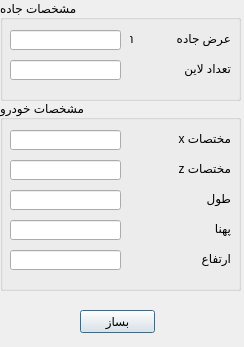
<?xml version="1.0" encoding="UTF-8"?>
<ui version="4.0">
 <class>BaseWindow</class>
 <widget class="QDialog" name="BaseWindow">
  <property name="geometry">
   <rect>
    <x>0</x>
    <y>0</y>
    <width>244</width>
    <height>347</height>
   </rect>
  </property>
  <property name="windowTitle">
   <string>Dialog</string>
  </property>
  <widget class="QPushButton" name="pushButton">
   <property name="geometry">
    <rect>
     <x>80</x>
     <y>310</y>
     <width>75</width>
     <height>23</height>
    </rect>
   </property>
   <property name="text">
    <string>بساز</string>
   </property>
  </widget>
  <widget class="QGroupBox" name="groupBox">
   <property name="geometry">
    <rect>
     <x>0</x>
     <y>0</y>
     <width>241</width>
     <height>101</height>
    </rect>
   </property>
   <property name="title">
    <string>مشخصات جاده</string>
   </property>
   <widget class="QLabel" name="label_2">
    <property name="geometry">
     <rect>
      <x>130</x>
      <y>60</y>
      <width>101</width>
      <height>16</height>
     </rect>
    </property>
    <property name="text">
     <string>تعداد لاین</string>
    </property>
   </widget>
   <widget class="QLineEdit" name="lineEdit">
    <property name="geometry">
     <rect>
      <x>10</x>
      <y>30</y>
      <width>111</width>
      <height>20</height>
     </rect>
    </property>
   </widget>
   <widget class="QLineEdit" name="lineEdit_2">
    <property name="geometry">
     <rect>
      <x>10</x>
      <y>60</y>
      <width>111</width>
      <height>20</height>
     </rect>
    </property>
   </widget>
   <widget class="QLabel" name="label">
    <property name="geometry">
     <rect>
      <x>130</x>
      <y>30</y>
      <width>101</width>
      <height>16</height>
     </rect>
    </property>
    <property name="text">
     <string>عرض جاده             m</string>
    </property>
   </widget>
  </widget>
  <widget class="QGroupBox" name="groupBox_2">
   <property name="geometry">
    <rect>
     <x>0</x>
     <y>100</y>
     <width>241</width>
     <height>191</height>
    </rect>
   </property>
   <property name="title">
    <string>مشخصات خودرو</string>
   </property>
   <widget class="QLabel" name="label_3">
    <property name="geometry">
     <rect>
      <x>130</x>
      <y>60</y>
      <width>101</width>
      <height>16</height>
     </rect>
    </property>
    <property name="text">
     <string>مختصات z</string>
    </property>
   </widget>
   <widget class="QLineEdit" name="lineEdit_3">
    <property name="geometry">
     <rect>
      <x>10</x>
      <y>30</y>
      <width>111</width>
      <height>20</height>
     </rect>
    </property>
   </widget>
   <widget class="QLineEdit" name="lineEdit_4">
    <property name="geometry">
     <rect>
      <x>10</x>
      <y>60</y>
      <width>111</width>
      <height>20</height>
     </rect>
    </property>
   </widget>
   <widget class="QLabel" name="label_4">
    <property name="geometry">
     <rect>
      <x>130</x>
      <y>30</y>
      <width>101</width>
      <height>16</height>
     </rect>
    </property>
    <property name="text">
     <string>مختصات x</string>
    </property>
   </widget>
   <widget class="QLabel" name="label_5">
    <property name="geometry">
     <rect>
      <x>130</x>
      <y>90</y>
      <width>101</width>
      <height>16</height>
     </rect>
    </property>
    <property name="text">
     <string>طول</string>
    </property>
   </widget>
   <widget class="QLineEdit" name="lineEdit_5">
    <property name="geometry">
     <rect>
      <x>10</x>
      <y>90</y>
      <width>111</width>
      <height>20</height>
     </rect>
    </property>
   </widget>
   <widget class="QLabel" name="label_6">
    <property name="geometry">
     <rect>
      <x>130</x>
      <y>120</y>
      <width>101</width>
      <height>16</height>
     </rect>
    </property>
    <property name="text">
     <string>پهنا</string>
    </property>
   </widget>
   <widget class="QLineEdit" name="lineEdit_6">
    <property name="geometry">
     <rect>
      <x>10</x>
      <y>120</y>
      <width>111</width>
      <height>20</height>
     </rect>
    </property>
   </widget>
   <widget class="QLabel" name="label_7">
    <property name="geometry">
     <rect>
      <x>130</x>
      <y>150</y>
      <width>101</width>
      <height>16</height>
     </rect>
    </property>
    <property name="text">
     <string>ارتفاع</string>
    </property>
   </widget>
   <widget class="QLineEdit" name="lineEdit_7">
    <property name="geometry">
     <rect>
      <x>10</x>
      <y>150</y>
      <width>111</width>
      <height>20</height>
     </rect>
    </property>
   </widget>
  </widget>
 </widget>
 <resources/>
 <connections/>
</ui>
